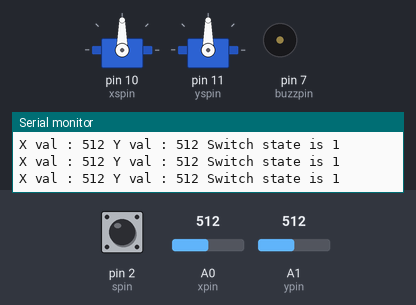
A sketch run on a simulated Arduino Uno, built with avr-gcc and run on an emulated ATmega328P. Shown: 2 × servo, buzzer (waves = sounding, pin HIGH), the last lines printed to the serial monitor. The inputs (shaded band) are chosen by the test bench; at power-on: A0 (xpin) = 512, A1 (ypin) = 512, pin 2 (spin) HIGH.

Above: at 1.2 s.
1.3 s: A0 (xpin) set to 716
At 2.1 s:
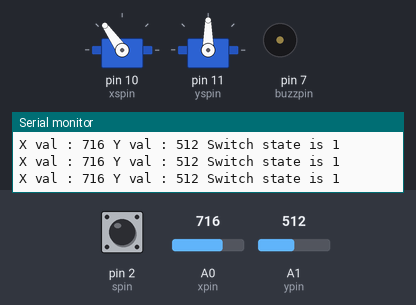
2.9 s: A1 (ypin) set to 716
At 3.6 s:
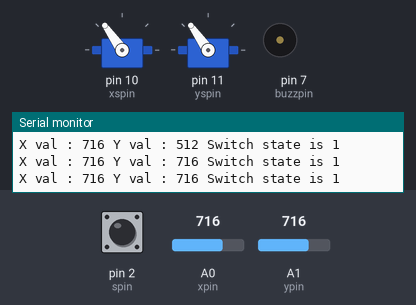
4.5 s: pin 2 (spin) pulled LOW for 0.25 s
At 4.72 s:
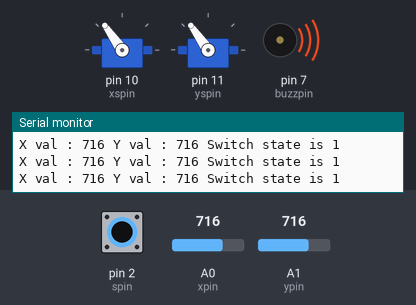
6.3 s: A0 (xpin) set to 1023
At 6.8 s:
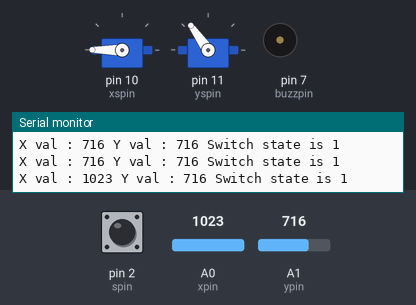
7.9 s: A1 (ypin) set to 0
At 8.4 s:
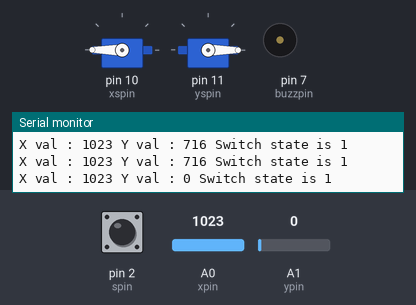
9.5 s: A1 (ypin) set to 8
At 11.1 s:
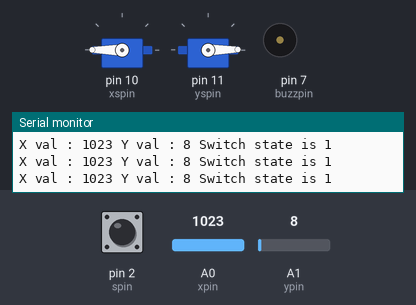
12.5 s: A1 (ypin) set to 11
Timing chart, 0 to 15.5 s (numbered marks = the images above; inputs shaded):
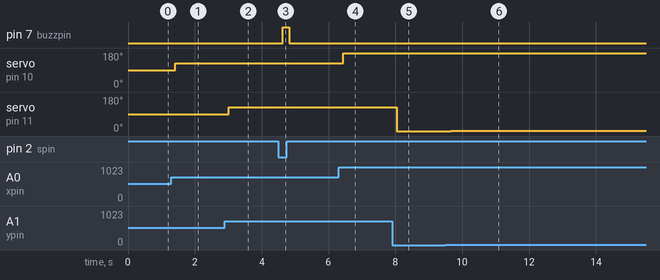

The sketch:

ServoWithJoystick.ino
```cpp
#include <Servo.h>
Servo Xservo;
Servo Yservo;
int xpin=A0;
int ypin=A1;
int spin=2;
int xspin=10;
int yspin=11;
int buzzpin=7;
int xval;
int yval;
int Sval;
int WVx;
int WVy;
int dt=200;


void setup() {
Serial.begin(9600);
pinMode(xpin,INPUT);
pinMode(ypin,INPUT);
pinMode(spin,INPUT);
digitalWrite(spin,HIGH);

pinMode(xspin,OUTPUT);
pinMode(yspin,OUTPUT);
Xservo.attach(xspin);
Yservo.attach(yspin);
pinMode(buzzpin,OUTPUT);

}

void loop() {

  xval=analogRead(xpin);
  WVx = (180./1023.)*xval;

  yval=analogRead(ypin);
  WVy = (180./1023.)*yval;

  Sval=digitalRead(spin);

  if(Sval == 0){
    digitalWrite(buzzpin,HIGH);
  }
  else {
    digitalWrite(buzzpin,LOW);
  }

  Xservo.write(WVx);
  Yservo.write(WVy);

  delay(dt);
  Serial.print("X val : ");
  Serial.print(xval);
  Serial.print(" Y val : ");
  Serial.print(yval);
  Serial.print(" Switch state is ");
  Serial.println(Sval);

}
```

Measured:
- after the input at 1.3 s, servo on pin 10 (xspin): 90° → 125° after 0.11 s
- after the input at 2.9 s, servo on pin 11 (yspin): 90° → 125° after 0.12 s
- after the input at 4.5 s, pin 7 (buzzpin): LOW → HIGH after 0.13 s, → LOW 0.20 s later
- after the input at 6.3 s, servo on pin 10 (xspin): 125° → 180° after 0.13 s
- after the input at 7.9 s, servo on pin 11 (yspin): 125° → 0° after 0.14 s
- after the input at 9.5 s, servo on pin 11 (yspin): 0° → 1° after 0.15 s
